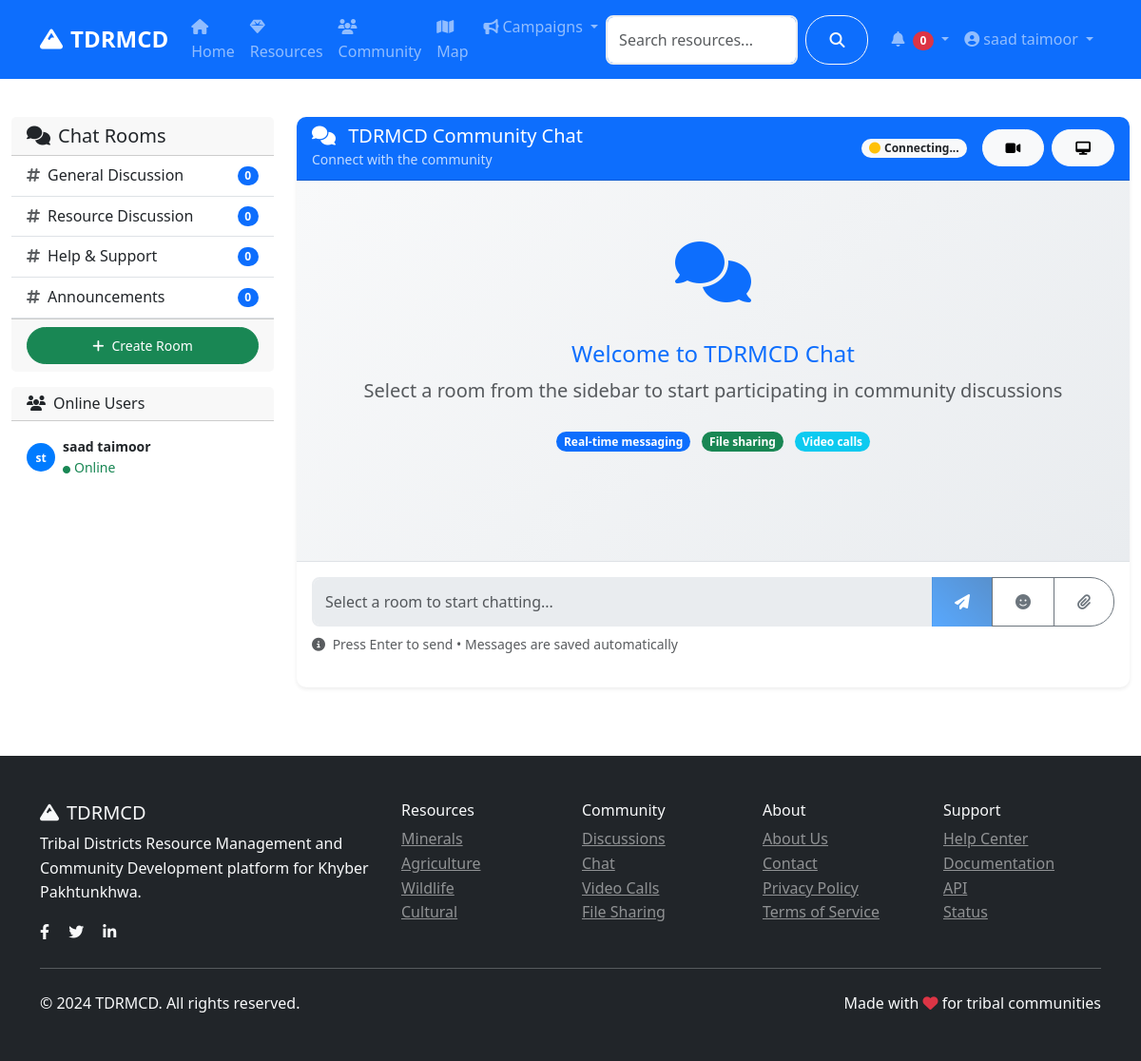
Before: /community/chat (signed in) with the older database file.
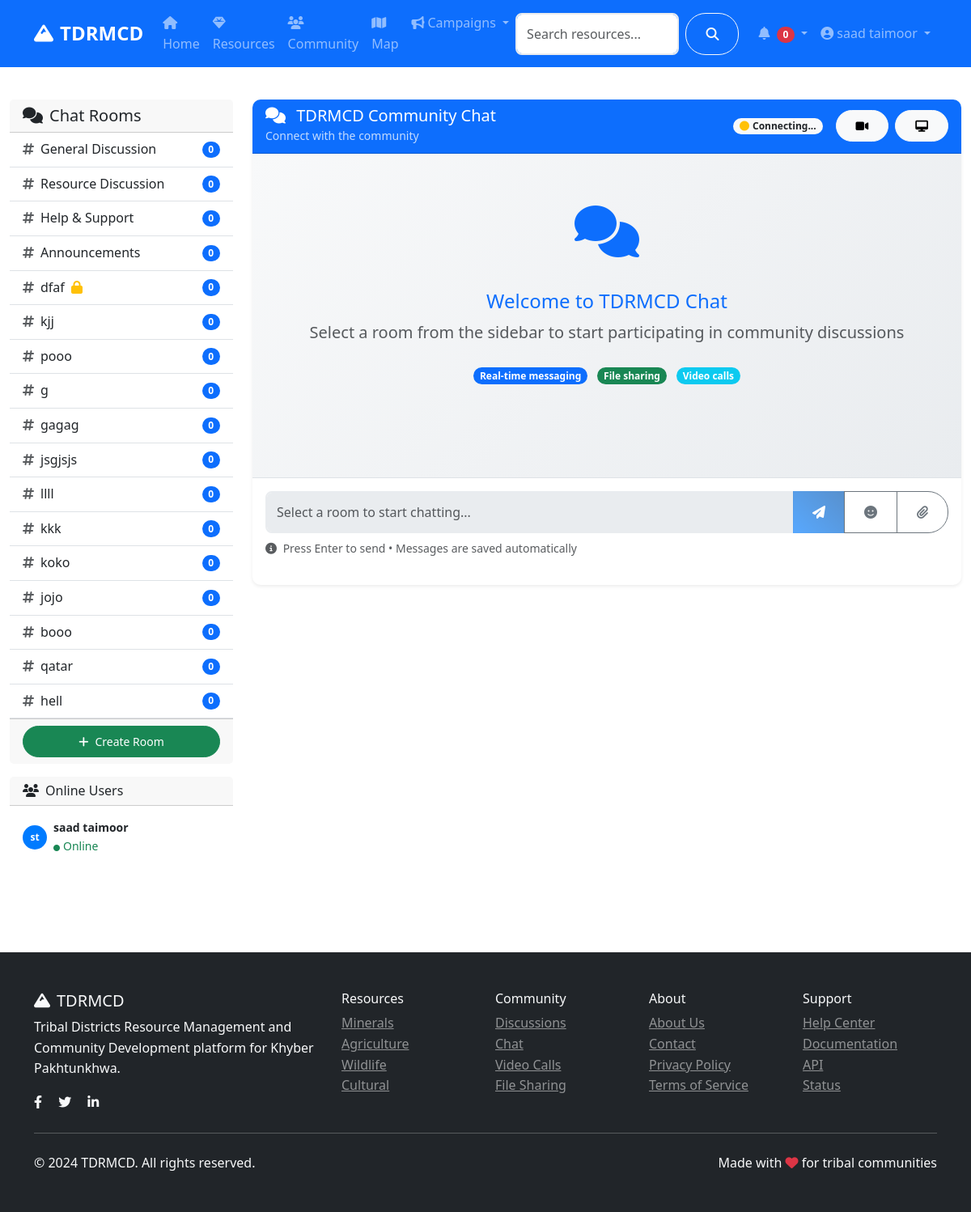
After: the same page with the newer database file.
### models.py (models this page shows, shortened)
class ChatRoom(db.Model):
    id = db.Column(db.Integer, primary_key=True)
    room_id = db.Column(db.String(100), unique=True, nullable=False)
    name = db.Column(db.String(200), nullable=False)
    description = db.Column(db.Text)
    is_private = db.Column(db.Boolean, default=False)
    created_by = db.Column(db.Integer, db.ForeignKey('user.id'), nullable=False)
    created_at = db.Column(db.DateTime, default=datetime.utcnow)
    creator = db.relationship('User', backref='created_chat_rooms')

### routes/community.py (the view)
@community_bp.route('/chat')
@login_required
def chat():
    room_param = request.args.get('room')
    room_name_param = request.args.get('room_name')
    if room_param:
        return redirect(url_for('community.chat_room', room_id=room_param))
    if room_name_param:
        slug = ''.join(c.lower() if c.isalnum() else '-' for c in room_name_param).strip('-') or f"room-{uuid.uuid4().hex[:6]}"
        return redirect(url_for('community.chat_room', room_id=slug))
    default_rooms = [
        {'id': 'general', 'name': 'General Discussion'},
        {'id': 'resources', 'name': 'Resource Discussion'},
        {'id': 'help', 'name': 'Help & Support'},
        {'id': 'announcements', 'name': 'Announcements'}
    ]
    db_rooms = ChatRoom.query.order_by(ChatRoom.created_at.desc()).all()
    return render_template('community/chat.html', rooms=default_rooms, db_rooms=db_rooms)

### app.py (called while the page is built)
@login_manager.user_loader
def load_user(user_id):
    return User.query.get(int(user_id))

### models.py (called while the page is built)
    def get_full_name(self):
        return f"{self.first_name} {self.last_name}"

    def is_admin(self):
        return self.role == 'admin'

### templates/community/chat.html (shortened to what the changed rows need)
{% extends "base.html" %}
{% block content %}
<div class="container-fluid py-4">
    <div class="row">
        <div class="col-lg-3 col-md-4 mb-4">
            <div class="card">
                <div class="card-body p-0">
                    <div class="list-group list-group-flush" id="rooms-list">
                        {% for room in rooms %}
                        <a href="{{ url_for('community.chat_room', room_id=room.id) }}"
                           class="list-group-item list-group-item-action d-flex justify-content-between align-items-center room-link"
                           data-room-id="{{ room.id }}">
                            <div>
                                <i class="fas fa-hashtag me-2 text-muted"></i>{{ room.name }}
                            </div>
                            <span class="badge bg-primary rounded-pill" id="room-{{ room.id }}-count">0</span>
                        </a>
                        {% endfor %}
                        {% for room in db_rooms %}
                        <a href="{{ url_for('community.chat_room', room_id=room.room_id) }}"
                           class="list-group-item list-group-item-action d-flex justify-content-between align-items-center room-link"
                           data-room-id="{{ room.room_id }}">
                            <div>
                                <i class="fas fa-hashtag me-2 text-muted"></i>{{ room.name }}
                                {% if room.is_private %}
                                    <i class="fas fa-lock ms-1 text-warning" title="Private Room"></i>
                                {% endif %}
                            </div>
                            <span class="badge bg-primary rounded-pill" id="room-{{ room.room_id }}-count">0</span>
                        </a>
                        {% endfor %}
                    </div>
                </div>
            </div>
        </div>
    </div>
</div>
{% endblock %}

Changed rows visible on the page:
added ChatRoom: name "dfaf", is_private True (drawn)
added ChatRoom: name "kjj"
added ChatRoom: name "pooo"
added ChatRoom: name "g"
added ChatRoom: name "gagag"
added ChatRoom: name "jsgjsjs"
added ChatRoom: name "llll"
added ChatRoom: name "kkk"
added ChatRoom: name "koko"
added ChatRoom: name "jojo"
added ChatRoom: name "booo"
added ChatRoom: name "qatar"
added ChatRoom: name "hell"
